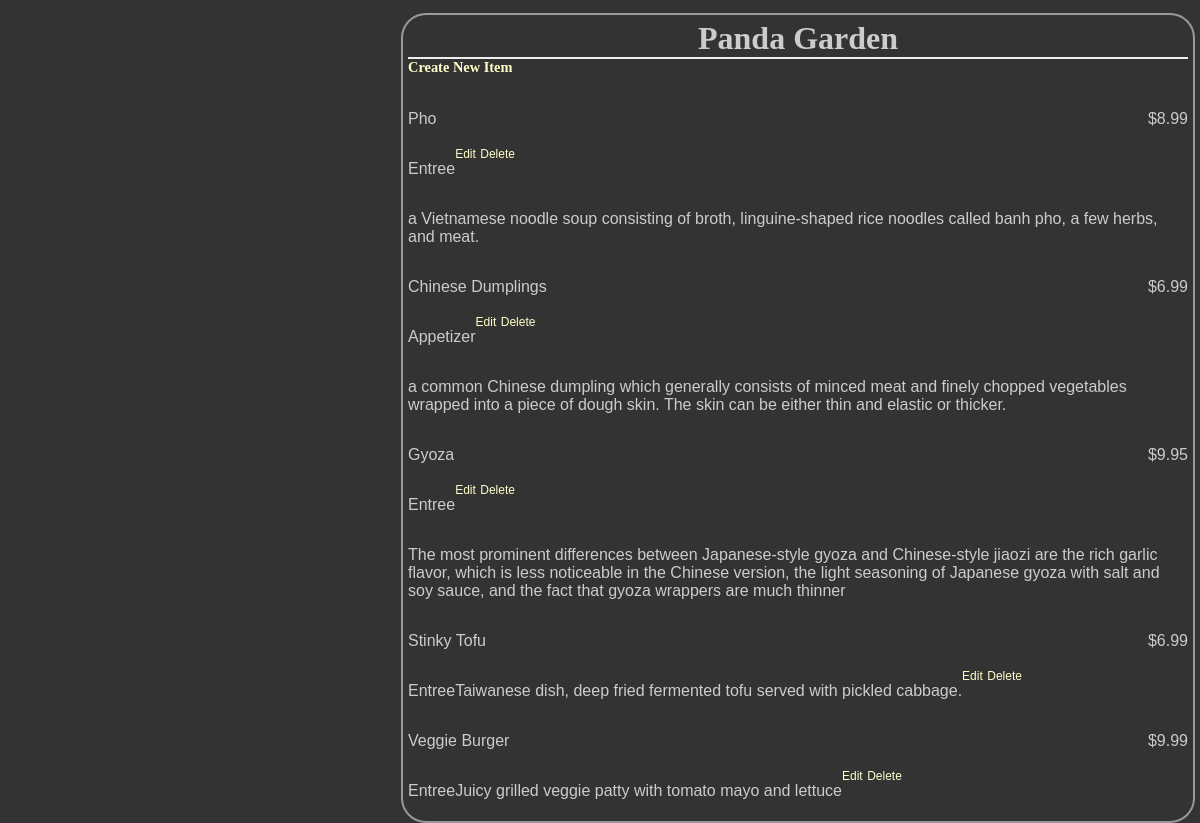
Page /restaurant/4/menu/ on the committed database.
### database_setup.py (models this page shows, shortened)
class Restaurant(Base):
    __tablename__ = 'restaurant'
    name = Column(String(100), nullable = False)
    id = Column(Integer, primary_key = True)

class MenuItem(Base):
    __tablename__ = 'menu_item'
    name = Column(String(100), nullable = False)
    id = Column(Integer, primary_key = True)
    course = Column(String(250))
    description = Column(String(250))
    price = Column(String(10))
    restaurant_id = Column(Integer, ForeignKey('restaurant.id'))
    restaurant = relationship(Restaurant)

### project.py (the view)
@app.route('/restaurants/<int:restaurant_id>/')
@app.route('/restaurant/<int:restaurant_id>/menu/')
def restaurantMenu(restaurant_id):
    restaurant = session.query(Restaurant).filter_by(id=restaurant_id).one()
    items = session.query(MenuItem).filter_by(restaurant_id=restaurant.id)
    return render_template('menu.html', restaurant=restaurant, items=items)

### project.py (called while the page is built)
@app.teardown_request
def remove_session(ex=None):
    session.remove()

### templates/menu.html (shortened to what this page needs)
<html>
<head>
    <link rel=stylesheet type=text/css href="{{ url_for('static', filename='styles.css') }}">
</head>
<body>
    <div class='pane'>
        <div class='header'>
            <h1>{{ restaurant.name }}</h1>
        </div>
        <h2><a href='{{url_for('newMenuItem', restaurant_id = restaurant.id) }}'>Create New Item</a></h2>
        {% if items.count() == 0 %}
            <p> You currently have no menu items. <p>
            <a href = "{{url_for('newMenuItem', restaurant_id = restaurant.id )}}">Create New Item</a>
        {% else %}
            {% for i in items %}
            <div class='nameAndPrice'>
                <span class='name'>
                    <p>{{i.name}}</p>
                </span>
                <span class='price'>
                    <p>{{i.price}} </p>
                </span>
            </div>
            <div class="course">
                <p>{{i.course}}</p>
            </div>
            <div class='description'>
                <p>{{i.description}}</p>
            </div>
            <div class="editdeletepane">
                <a href='{{url_for('editMenuItem',restaurant_id = restaurant.id, menu_id=i.id)}}'>Edit</a>
                <a href='{{url_for('deleteMenuItem', restaurant_id = restaurant.id, menu_id=i.id)}}'>Delete</a>
            </div></br>
            {% endfor %}
        {% endif %}
    </div>
</body>
</html>

### static/styles.css (style rules this page uses)
body { font-family: sans-serif; background-color: #333333; background-image: url('https://cloud.githubusercontent.com/assets/9041401/6119508/7cbced14-b07e-11e4-9dbd-f01488203879.jpg') }
h1, h2, h3, h4 { color: #CCCCCC; }
h1, h2 { font-family: 'Georgia', serif; margin: 0; }
h1 { border-bottom: 2px solid #eee; }
h2 { font-size: 1.2em; }
p { color: #CCCCCC; }
a { text-decoration: none; color:#FFFFCC; font-size: .75em; }
.pane { position:absolute; left: 33%; border: 2px solid; border-radius: 25px; padding: 5px; margin: 5px; border-color: #999999; background-color: #333333; }
.header { left:50%; text-align: center; }
.name { width:50%; display: inline-block; }
.price { text-align: right; width:50%; float: right; }
.course { text-align: left; float: left; }
.description { text-align: left; float: left; }

### rows in the picture
Restaurant: name "Panda Garden"
MenuItem: name "Pho", price "$8.99", course "Entree", description "a Vietnamese noodle soup consisting of broth, linguine-shaped rice noodles called banh pho, a few herbs, and meat."
MenuItem: name "Chinese Dumplings", price "$6.99", course "Appetizer", description "a common Chinese dumpling which generally consists of minced meat and finely chopped vegetables wrapped into a piece of dough skin. The skin can be either thin and elastic or thicker."
MenuItem: name "Gyoza", price "$9.95", course "Entree", description "The most prominent differences between Japanese-style gyoza and Chinese-style jiaozi are the rich garlic flavor, which is less noticeable in the Chinese version, the light seasoning of Japanese gyoza with salt and soy sauce, and the fact that gyoza wrappers are much thinner"
MenuItem: name "Stinky Tofu", price "$6.99", course "Entree", description "Taiwanese dish, deep fried fermented tofu served with pickled cabbage."
MenuItem: name "Veggie Burger", price "$9.99", course "Entree", description "Juicy grilled veggie patty with tomato mayo and lettuce"
